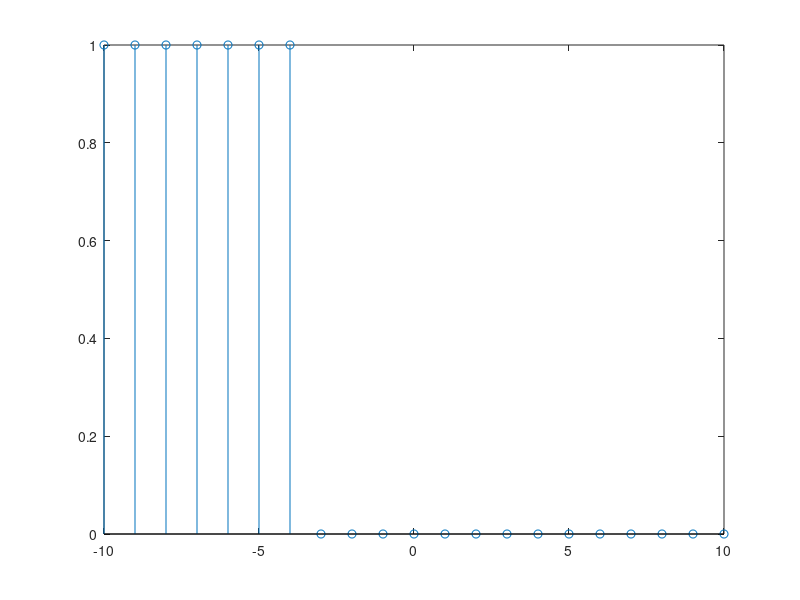

Recreate this plot in MATLAB.
clc;
clear;
%{
%{
    %   VARIABLES "n_min" AND "n_max" SET THE RANGE OF VALUES FOR "n" 
    %   CREATES VECTOR "x_n" USING USER DEFINED FUNCTION "unit_impulse" 
%}
n_min = -5;     
n_max = 5;      
n = n_min:n_max;    
x_n = 2*unit_impulse(n_min,n_max,-2) - unit_impulse(n_min,n_max,4); 

%{
    %   MAKES A VECTOR FOR AXIS LIMITS
    %   PLOT "x_n" USING THE "stem" FUNTION
    %   TURN ON MAJOR AND MINOR GRIDS
    %   SET AXIS LIMITS
%}
axis_lim = [(n_min-1) (n_max+1) (min(x_n)-1) (max(x_n)+1)];
stem(n,x_n,'filled','k');     
grid 'on';      
grid 'minor';       
axis(axis_lim);     
title('x(n) = 2.delta(n + 2) - delta(n - 4)');
xlabel('n');
ylabel('x(n)');

n = -10:9;
f_1 = 5 - mod(n,5)

stem(n,f_1)
%}

t = -10:10;
size_t = size(t);
length = size_t(1,2);
v = zeros(size_t);
delay = 4;
for i = 1:length
    if t(1,i)<= -delay
        v(1,i) = 1;
    elseif t(1,i) > -delay
        v(1,i) = 0;
    end
end
stem(t,v)






